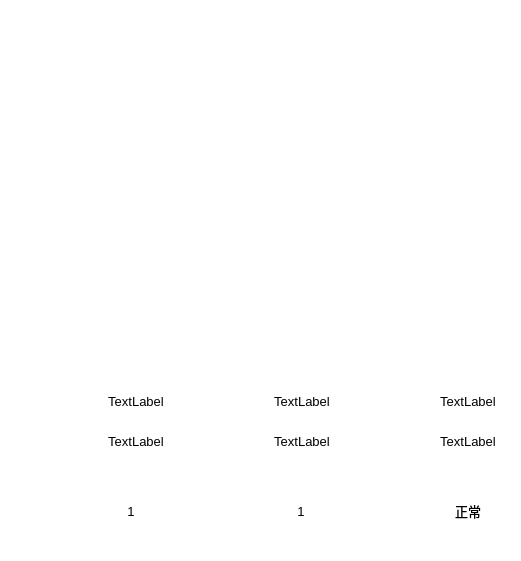
  <widget class="QFrame" name="frame_5">
   <property name="geometry">
    <rect>
     <x>1010</x>
     <y>1290</y>
     <width>521</width>
     <height>561</height>
    </rect>
   </property>
   <property name="styleSheet">
    <string notr="true">background: transparent; 
background-image: url(:/pic/blue_bg.png);
border:0px</string>
   </property>
   <property name="frameShape">
    <enum>QFrame::StyledPanel</enum>
   </property>
   <property name="frameShadow">
    <enum>QFrame::Raised</enum>
   </property>
   <widget class="DoubleCyEmForm" name="cy_em_1_widget" native="true">
    <property name="geometry">
     <rect>
      <x>27</x>
      <y>113</y>
      <width>190</width>
      <height>230</height>
     </rect>
    </property>
   </widget>
   <widget class="QLabel" name="label">
    <property name="geometry">
     <rect>
      <x>1155</x>
      <y>113</y>
      <width>106</width>
      <height>26</height>
     </rect>
    </property>
    <property name="font">
     <font>
      <pointsize>15</pointsize>
     </font>
    </property>
    <property name="layoutDirection">
     <enum>Qt::LeftToRight</enum>
    </property>
    <property name="styleSheet">
     <string notr="true">color: rgb(255, 255, 255);
background-image: url(:/pic/smalltitle.png);</string>
    </property>
    <property name="text">
     <string>1#液压站</string>
    </property>
    <property name="alignment">
     <set>Qt::AlignCenter</set>
    </property>
   </widget>
   <widget class="QLabel" name="label_2">
    <property name="geometry">
     <rect>
      <x>29</x>
      <y>83</y>
      <width>73</width>
      <height>15</height>
     </rect>
    </property>
    <property name="font">
     <font>
      <pointsize>9</pointsize>
     </font>
    </property>
    <property name="styleSheet">
     <string notr="true">color: rgb(255, 255, 255);
background-image: url(:/pic/subtitle.png);</string>
    </property>
    <property name="text">
     <string>滑架电机</string>
    </property>
    <property name="alignment">
     <set>Qt::AlignCenter</set>
    </property>
   </widget>
   <widget class="QLabel" name="label_16">
    <property name="geometry">
     <rect>
      <x>35</x>
      <y>353</y>
      <width>73</width>
      <height>15</height>
     </rect>
    </property>
    <property name="font">
     <font>
      <pointsize>9</pointsize>
     </font>
    </property>
    <property name="styleSheet">
     <string notr="true">color: rgb(255, 255, 255);
background-image: url(:/pic/subtitle.png);</string>
    </property>
    <property name="text">
     <string>1#污泥滑架</string>
    </property>
    <property name="alignment">
     <set>Qt::AlignCenter</set>
    </property>
   </widget>
   <widget class="QLabel" name="label_17">
    <property name="geometry">
     <rect>
      <x>133</x>
      <y>353</y>
      <width>73</width>
      <height>15</height>
     </rect>
    </property>
    <property name="font">
     <font>
      <pointsize>9</pointsize>
     </font>
    </property>
    <property name="styleSheet">
     <string notr="true">color: rgb(255, 255, 255);
background-image: url(:/pic/subtitle.png);</string>
    </property>
    <property name="text">
     <string>2#污泥滑架</string>
    </property>
    <property name="alignment">
     <set>Qt::AlignCenter</set>
    </property>
   </widget>
   <widget class="QLabel" name="label_22">
    <property name="geometry">
     <rect>
      <x>223</x>
      <y>352</y>
      <width>73</width>
      <height>15</height>
     </rect>
    </property>
    <property name="font">
     <font>
      <pointsize>9</pointsize>
     </font>
    </property>
    <property name="styleSheet">
     <string notr="true">color: rgb(255, 255, 255);
background-image: url(:/pic/subtitle.png);</string>
    </property>
    <property name="text">
     <string>盖板马达</string>
    </property>
    <property name="alignment">
     <set>Qt::AlignCenter</set>
    </property>
   </widget>
   <widget class="QLabel" name="label_10">
    <property name="geometry">
     <rect>
      <x>220</x>
      <y>82</y>
      <width>73</width>
      <height>15</height>
     </rect>
    </property>
    <property name="font">
     <font>
      <pointsize>9</pointsize>
     </font>
    </property>
    <property name="styleSheet">
     <string notr="true">color: rgb(255, 255, 255);
background-image: url(:/pic/subtitle.png);</string>
    </property>
    <property name="text">
     <string>盖板电机</string>
    </property>
    <property name="alignment">
     <set>Qt::AlignCenter</set>
    </property>
   </widget>
   <widget class="SingleEmForm" name="cp_em_1_widget" native="true">
    <property name="geometry">
     <rect>
      <x>210</x>
      <y>112</y>
      <width>95</width>
      <height>230</height>
     </rect>
    </property>
   </widget>
   <widget class="SingleEmForm" name="cs_em_1_widget" native="true">
    <property name="geometry">
     <rect>
      <x>310</x>
      <y>113</y>
      <width>95</width>
      <height>230</height>
     </rect>
    </property>
   </widget>
   <widget class="QLabel" name="label_23">
    <property name="geometry">
     <rect>
      <x>323</x>
      <y>353</y>
      <width>73</width>
      <height>15</height>
     </rect>
    </property>
    <property name="font">
     <font>
      <pointsize>9</pointsize>
     </font>
    </property>
    <property name="styleSheet">
     <string notr="true">color: rgb(255, 255, 255);
background-image: url(:/pic/subtitle.png);</string>
    </property>
    <property name="text">
     <string>取料机马达</string>
    </property>
    <property name="alignment">
     <set>Qt::AlignCenter</set>
    </property>
   </widget>
   <widget class="QLabel" name="label_12">
    <property name="geometry">
     <rect>
      <x>320</x>
      <y>83</y>
      <width>73</width>
      <height>15</height>
     </rect>
    </property>
    <property name="font">
     <font>
      <pointsize>9</pointsize>
     </font>
    </property>
    <property name="styleSheet">
     <string notr="true">color: rgb(255, 255, 255);
background-image: url(:/pic/subtitle.png);</string>
    </property>
    <property name="text">
     <string>取料电机</string>
    </property>
    <property name="alignment">
     <set>Qt::AlignCenter</set>
    </property>
   </widget>
   <widget class="QLabel" name="label_5">
    <property name="geometry">
     <rect>
      <x>420</x>
      <y>83</y>
      <width>73</width>
      <height>15</height>
     </rect>
    </property>
    <property name="font">
     <font>
      <pointsize>9</pointsize>
     </font>
    </property>
    <property name="styleSheet">
     <string notr="true">color: rgb(255, 255, 255);
background-image: url(:/pic/subtitle.png);</string>
    </property>
    <property name="text">
     <string>螺旋电机</string>
    </property>
    <property name="alignment">
     <set>Qt::AlignCenter</set>
    </property>
   </widget>
   <widget class="QLabel" name="label_26">
    <property name="geometry">
     <rect>
      <x>423</x>
      <y>353</y>
      <width>73</width>
      <height>15</height>
     </rect>
    </property>
    <property name="font">
     <font>
      <pointsize>9</pointsize>
     </font>
    </property>
    <property name="styleSheet">
     <string notr="true">color: rgb(255, 255, 255);
background-image: url(:/pic/subtitle.png);</string>
    </property>
    <property name="text">
     <string>螺旋马达</string>
    </property>
    <property name="alignment">
     <set>Qt::AlignCenter</set>
    </property>
   </widget>
   <widget class="SingleEmForm" name="spiral_em_1_widget" native="true">
    <property name="geometry">
     <rect>
      <x>410</x>
      <y>113</y>
      <width>95</width>
      <height>230</height>
     </rect>
    </property>
   </widget>
   <widget class="QLabel" name="label_14">
    <property name="geometry">
     <rect>
      <x>210</x>
      <y>20</y>
      <width>106</width>
      <height>26</height>
     </rect>
    </property>
    <property name="font">
     <font>
      <pointsize>15</pointsize>
     </font>
    </property>
    <property name="layoutDirection">
     <enum>Qt::LeftToRight</enum>
    </property>
    <property name="styleSheet">
     <string notr="true">color: rgb(255, 255, 255);
background-image: url(:/pic/smalltitle.png);</string>
    </property>
    <property name="text">
     <string>2#液压站</string>
    </property>
    <property name="alignment">
     <set>Qt::AlignCenter</set>
    </property>
   </widget>
   <widget class="QLabel" name="label_102">
    <property name="geometry">
     <rect>
      <x>193</x>
      <y>500</y>
      <width>72</width>
      <height>22</height>
     </rect>
    </property>
    <property name="font">
     <font>
      <pointsize>10</pointsize>
     </font>
    </property>
    <property name="styleSheet">
     <string notr="true">color: rgb(255, 255, 255);
background-image: url(:/pic/field_bg.png);</string>
    </property>
    <property name="text">
     <string>油箱液位</string>
    </property>
    <property name="alignment">
     <set>Qt::AlignCenter</set>
    </property>
   </widget>
   <widget class="QLabel" name="SB_CM_PRESSURE_label">
    <property name="geometry">
     <rect>
      <x>266</x>
      <y>430</y>
      <width>72</width>
      <height>22</height>
     </rect>
    </property>
    <property name="font">
     <font>
      <pointsize>10</pointsize>
     </font>
    </property>
    <property name="styleSheet">
     <string notr="true">background-image: url(:/pic/white_bg.png);</string>
    </property>
    <property name="text">
     <string>TextLabel</string>
    </property>
    <property name="alignment">
     <set>Qt::AlignCenter</set>
    </property>
   </widget>
   <widget class="QLabel" name="label_85">
    <property name="geometry">
     <rect>
      <x>194</x>
      <y>430</y>
      <width>72</width>
      <height>22</height>
     </rect>
    </property>
    <property name="font">
     <font>
      <pointsize>10</pointsize>
     </font>
    </property>
    <property name="styleSheet">
     <string notr="true">color: rgb(255, 255, 255);
background-image: url(:/pic/field_bg.png);</string>
    </property>
    <property name="text">
     <string>取料机压力</string>
    </property>
    <property name="alignment">
     <set>Qt::AlignCenter</set>
    </property>
   </widget>
   <widget class="QLabel" name="LS_2_TEMP_label">
    <property name="geometry">
     <rect>
      <x>95</x>
      <y>500</y>
      <width>72</width>
      <height>22</height>
     </rect>
    </property>
    <property name="font">
     <font>
      <pointsize>10</pointsize>
     </font>
    </property>
    <property name="styleSheet">
     <string notr="true">background-image: url(:/pic/white_bg.png);</string>
    </property>
    <property name="text">
     <string>1</string>
    </property>
    <property name="alignment">
     <set>Qt::AlignCenter</set>
    </property>
   </widget>
   <widget class="QLabel" name="LS_2_LEVEL_label">
    <property name="geometry">
     <rect>
      <x>265</x>
      <y>500</y>
      <width>72</width>
      <height>22</height>
     </rect>
    </property>
    <property name="font">
     <font>
      <pointsize>10</pointsize>
     </font>
    </property>
    <property name="styleSheet">
     <string notr="true">background-image: url(:/pic/white_bg.png);</string>
    </property>
    <property name="text">
     <string>1</string>
    </property>
    <property name="alignment">
     <set>Qt::AlignCenter</set>
    </property>
   </widget>
   <widget class="QLabel" name="label_67">
    <property name="geometry">
     <rect>
      <x>28</x>
      <y>390</y>
      <width>72</width>
      <height>22</height>
     </rect>
    </property>
    <property name="font">
     <font>
      <pointsize>10</pointsize>
     </font>
    </property>
    <property name="styleSheet">
     <string notr="true">color: rgb(255, 255, 255);
background-image: url(:/pic/field_bg.png);</string>
    </property>
    <property name="text">
     <string>1#滑架压力</string>
    </property>
    <property name="alignment">
     <set>Qt::AlignCenter</set>
    </property>
   </widget>
   <widget class="QLabel" name="SY_1_PRESSURE_label">
    <property name="geometry">
     <rect>
      <x>100</x>
      <y>390</y>
      <width>72</width>
      <height>22</height>
     </rect>
    </property>
    <property name="font">
     <font>
      <pointsize>10</pointsize>
     </font>
    </property>
    <property name="styleSheet">
     <string notr="true">background-image: url(:/pic/white_bg.png);</string>
    </property>
    <property name="text">
     <string>TextLabel</string>
    </property>
    <property name="alignment">
     <set>Qt::AlignCenter</set>
    </property>
   </widget>
   <widget class="QLabel" name="SB_CP_PRESSURE_label">
    <property name="geometry">
     <rect>
      <x>266</x>
      <y>390</y>
      <width>72</width>
      <height>22</height>
     </rect>
    </property>
    <property name="font">
     <font>
      <pointsize>10</pointsize>
     </font>
    </property>
    <property name="styleSheet">
     <string notr="true">background-image: url(:/pic/white_bg.png);</string>
    </property>
    <property name="text">
     <string>TextLabel</string>
    </property>
    <property name="alignment">
     <set>Qt::AlignCenter</set>
    </property>
   </widget>
   <widget class="QLabel" name="label_103">
    <property name="geometry">
     <rect>
      <x>23</x>
      <y>500</y>
      <width>72</width>
      <height>22</height>
     </rect>
    </property>
    <property name="font">
     <font>
      <pointsize>10</pointsize>
     </font>
    </property>
    <property name="styleSheet">
     <string notr="true">color: rgb(255, 255, 255);
background-image: url(:/pic/field_bg.png);</string>
    </property>
    <property name="text">
     <string>油箱温度</string>
    </property>
    <property name="alignment">
     <set>Qt::AlignCenter</set>
    </property>
   </widget>
   <widget class="QLabel" name="label_86">
    <property name="geometry">
     <rect>
      <x>28</x>
      <y>430</y>
      <width>72</width>
      <height>22</height>
     </rect>
    </property>
    <property name="font">
     <font>
      <pointsize>10</pointsize>
     </font>
    </property>
    <property name="styleSheet">
     <string notr="true">color: rgb(255, 255, 255);
background-image: url(:/pic/field_bg.png);</string>
    </property>
    <property name="text">
     <string>2#滑架压力</string>
    </property>
    <property name="alignment">
     <set>Qt::AlignCenter</set>
    </property>
   </widget>
   <widget class="QLabel" name="label_87">
    <property name="geometry">
     <rect>
      <x>194</x>
      <y>390</y>
      <width>72</width>
      <height>22</height>
     </rect>
    </property>
    <property name="font">
     <font>
      <pointsize>10</pointsize>
     </font>
    </property>
    <property name="styleSheet">
     <string notr="true">color: rgb(255, 255, 255);
background-image: url(:/pic/field_bg.png);</string>
    </property>
    <property name="text">
     <string>盖板压力</string>
    </property>
    <property name="alignment">
     <set>Qt::AlignCenter</set>
    </property>
   </widget>
   <widget class="QLabel" name="SY_2_PRESSURE_label">
    <property name="geometry">
     <rect>
      <x>100</x>
      <y>430</y>
      <width>72</width>
      <height>22</height>
     </rect>
    </property>
    <property name="font">
     <font>
      <pointsize>10</pointsize>
     </font>
    </property>
    <property name="styleSheet">
     <string notr="true">background-image: url(:/pic/white_bg.png);</string>
    </property>
    <property name="text">
     <string>TextLabel</string>
    </property>
    <property name="alignment">
     <set>Qt::AlignCenter</set>
    </property>
   </widget>
   <widget class="QLabel" name="label_88">
    <property name="geometry">
     <rect>
      <x>360</x>
      <y>430</y>
      <width>72</width>
      <height>22</height>
     </rect>
    </property>
    <property name="font">
     <font>
      <pointsize>10</pointsize>
     </font>
    </property>
    <property name="styleSheet">
     <string notr="true">color: rgb(255, 255, 255);
background-image: url(:/pic/field_bg.png);</string>
    </property>
    <property name="text">
     <string>混料机压力</string>
    </property>
    <property name="alignment">
     <set>Qt::AlignCenter</set>
    </property>
   </widget>
   <widget class="QLabel" name="SB_SPIRAL_PRESSURE_label">
    <property name="geometry">
     <rect>
      <x>432</x>
      <y>390</y>
      <width>72</width>
      <height>22</height>
     </rect>
    </property>
    <property name="font">
     <font>
      <pointsize>10</pointsize>
     </font>
    </property>
    <property name="styleSheet">
     <string notr="true">background-image: url(:/pic/white_bg.png);</string>
    </property>
    <property name="text">
     <string>TextLabel</string>
    </property>
    <property name="alignment">
     <set>Qt::AlignCenter</set>
    </property>
   </widget>
   <widget class="QLabel" name="MIXER_PRESSURE_label">
    <property name="geometry">
     <rect>
      <x>432</x>
      <y>430</y>
      <width>72</width>
      <height>22</height>
     </rect>
    </property>
    <property name="font">
     <font>
      <pointsize>10</pointsize>
     </font>
    </property>
    <property name="styleSheet">
     <string notr="true">background-image: url(:/pic/white_bg.png);</string>
    </property>
    <property name="text">
     <string>TextLabel</string>
    </property>
    <property name="alignment">
     <set>Qt::AlignCenter</set>
    </property>
   </widget>
   <widget class="QLabel" name="label_89">
    <property name="geometry">
     <rect>
      <x>360</x>
      <y>390</y>
      <width>72</width>
      <height>22</height>
     </rect>
    </property>
    <property name="font">
     <font>
      <pointsize>10</pointsize>
     </font>
    </property>
    <property name="styleSheet">
     <string notr="true">color: rgb(255, 255, 255);
background-image: url(:/pic/field_bg.png);</string>
    </property>
    <property name="text">
     <string>3#螺旋压力</string>
    </property>
    <property name="alignment">
     <set>Qt::AlignCenter</set>
    </property>
   </widget>
   <widget class="QLabel" name="LS_2_OL_label">
    <property name="geometry">
     <rect>
      <x>432</x>
      <y>500</y>
      <width>72</width>
      <height>22</height>
     </rect>
    </property>
    <property name="font">
     <font>
      <pointsize>10</pointsize>
     </font>
    </property>
    <property name="styleSheet">
     <string notr="true">background-image: url(:/pic/white_bg.png);</string>
    </property>
    <property name="text">
     <string>正常</string>
    </property>
    <property name="alignment">
     <set>Qt::AlignCenter</set>
    </property>
   </widget>
   <widget class="QLabel" name="label_107">
    <property name="geometry">
     <rect>
      <x>360</x>
      <y>500</y>
      <width>72</width>
      <height>22</height>
     </rect>
    </property>
    <property name="font">
     <font>
      <pointsize>10</pointsize>
     </font>
    </property>
    <property name="styleSheet">
     <string notr="true">color: rgb(255, 255, 255);
background-image: url(:/pic/field_bg.png);</string>
    </property>
    <property name="text">
     <string>油箱状态</string>
    </property>
    <property name="alignment">
     <set>Qt::AlignCenter</set>
    </property>
   </widget>
  </widget>
